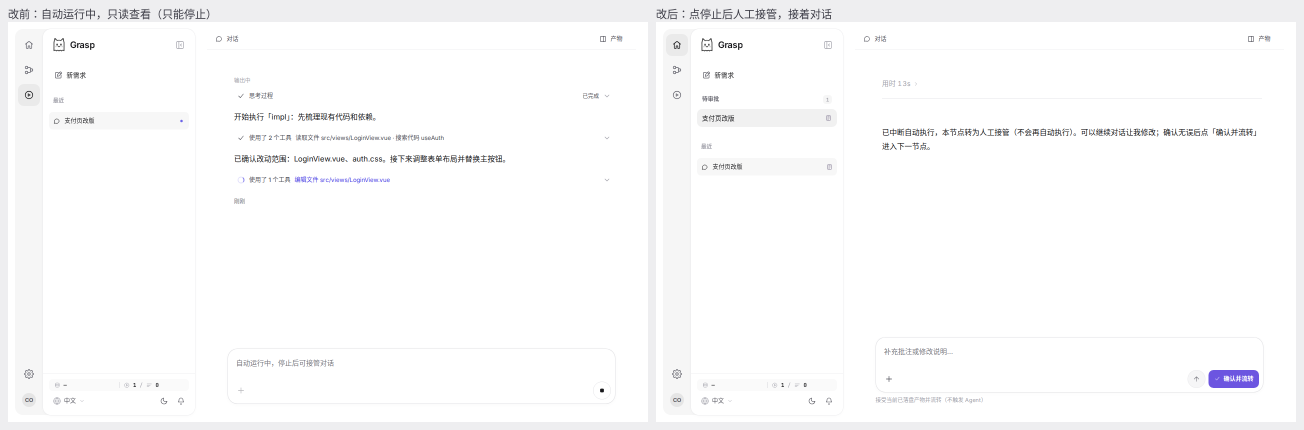
#> input picture compare-stop-takeover-light.png, 2608 x 860 px (shown at 1/2 size)
$ python compose.py ../compare-stop-takeover-light.png ../dark-03-live-stream.png ../dark-03-live-stream.png ../dark-03-live-stream.png ../dark-03-live-stream.png 5
#> lines starting #> are read from the running program, lines starting #| are printed output that depends on the picture
import sys
from PIL import Image, ImageDraw, ImageFont
FONT = None
for f in ['/usr/share/fonts/opentype/noto/NotoSansCJK-Regular.ttc','/usr/share/fonts/truetype/wqy/wqy-microhei.ttc','/usr/share/fonts/noto-cjk/NotoSansCJK-Regular.ttc']:
    try: FONT = ImageFont.truetype(f, 22); break
    except Exception: pass
FONT = FONT or ImageFont.load_default()
def compare(a, b, out, la, lb, maxw=None):
#> called with a = '../compare-stop-takeover-light.png', b = '../dark-03-live-stream.png', out = '../dark-03-live-stream.png', la = '../dark-03-live-stream.png', lb = '../dark-03-live-stream.png', maxw = 5
    A, B = Image.open(a).convert('RGB'), Image.open(b).convert('RGB')
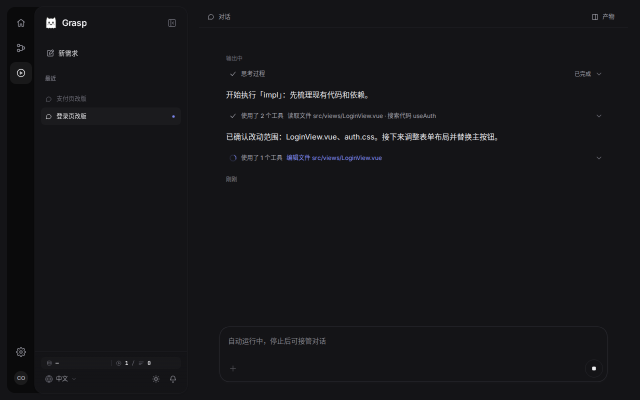
#> input picture dark-03-live-stream.png, 1280 x 800 px (shown at 1/2 size)
#> A is the input picture: PIL image 2608x860 RGB; mean R, G, B 251, 250.9, 251.4
#> B is the input picture: PIL image 1280x800 RGB; mean R, G, B 21.4, 21.4, 24.4
    h = max(A.height, B.height); pad = 16; top = 44
#> after `h = max(A.height, B.height)`: h = 860
    W = A.width + B.width + pad * 3
#> W = 3936
    s = Image.new('RGB', (W, h + top + pad), (238, 238, 240))
    d = ImageDraw.Draw(s)
    s.paste(A, (pad, top)); s.paste(B, (pad * 2 + A.width, top))
#> after `s.paste(A, (pad, top))`:
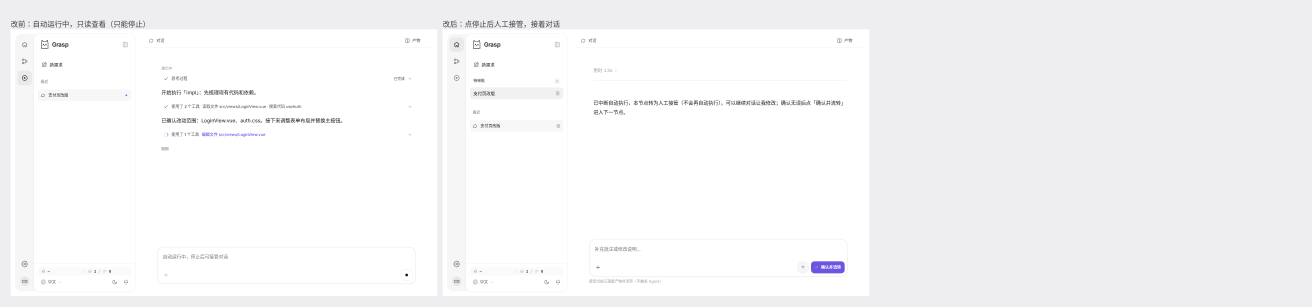
#> s: PIL image 3936x920 RGB (shown at 1/3 size); mean R, G, B 246, 246, 247.1
#> after `s.paste(B, (pad * 2 + A.width, top))`:
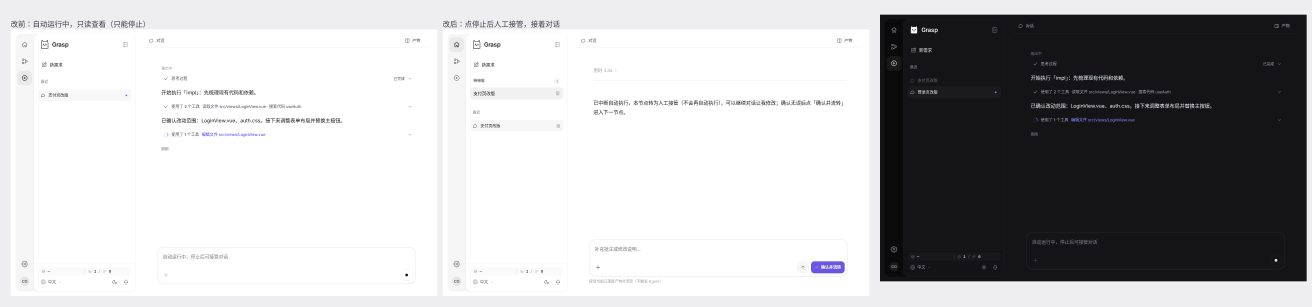
#> s: PIL image 3936x920 RGB (shown at 1/3 size); mean R, G, B 184.8, 184.7, 186.1
    d.text((pad, 10), la, fill=(60, 60, 70), font=FONT); d.text((pad * 2 + A.width, 10), lb, fill=(60, 60, 70), font=FONT)
    if maxw and s.width > maxw: s = s.resize((maxw, int(s.height * maxw / s.width)), Image.LANCZOS)
    s.save(out, optimize=True)
if __name__ == '__main__':
    a, b, out, la, lb = sys.argv[1:6]; mw = int(sys.argv[6]) if len(sys.argv) > 6 else None
    compare(a, b, out, la, lb, mw)
